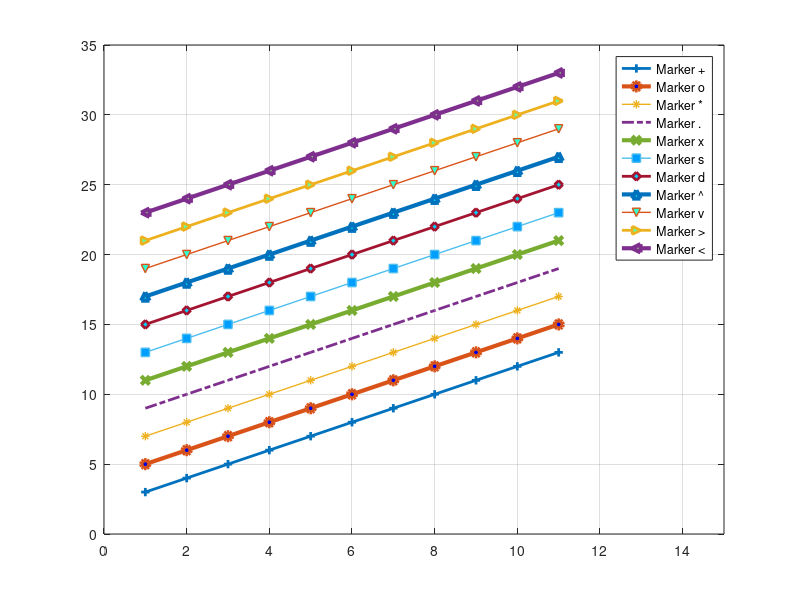

Write MATLAB code to recreate this figure.
## Copyright (C) 2005 Shai Ayal
##
## This program is free software; you can redistribute it and/or modify it
## under the terms of the GNU General Public License as published by
## the Free Software Foundation; either version 2, or (at your option)
## any later version.
##
## OctPlot is distributed in the hope that it will be useful, but
## WITHOUT ANY WARRANTY; without even the implied warranty of
## MERCHANTABILITY or FITNESS FOR A PARTICULAR PURPOSE.  See the GNU
## General Public License for more details.
##
## You should have received a copy of the GNU General Public License
## along with OctPlot; see the file COPYING.  If not, write to the Free
## Software Foundation, 59 Temple Place - Suite 330, Boston, MA
## 02111-1307, USA.

markers = "+o*.xsd^v><";
cmap=colormap("jet");

clf();
title(sprintf("%d Marker Styles",length(markers)));
for i=1:length(markers),
  h=plot(1:11,[1:11]+2*i,sprintf("-%s;Marker %s;",markers(i),markers(i)));
  
  ## set the face color 
  set(h,"MarkerFaceColor",cmap(i*3,:));
  ## set the linewidth
  set(h,"linewidth",mod(i,3)+1);
  hold on
endfor
hold off
grid("on");
axis([0 15 0 35]);

printf("type line_props for help on line properties\n");

